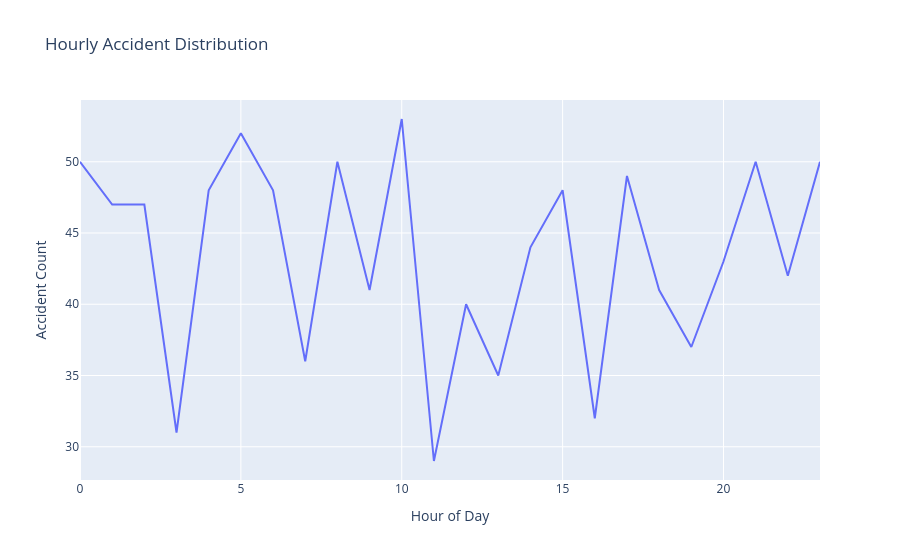

The cell this chart's notebook holds for it:
### Markdown cell above
## Hourly Accident Trend

This analysis shows how accident frequency varies throughout the day.

### Code cell
hourly_counts = df['Hour'].value_counts().sort_index()

fig = px.line(
    x=hourly_counts.index,
    y=hourly_counts.values,
    labels={'x': 'Hour of Day', 'y': 'Accident Count'},
    title='Hourly Accident Distribution'
)

fig.show()

### Figure 1 — Plotly figure (JSON) as saved in the notebook; plotly's stock layout.template omitted (floating-point values rounded to 4 significant figures)
{"data": [{"hovertemplate": "Hour of Day=%{x}<br>Accident Count=%{y}<extra></extra>", "legendgroup": "", "line": {"color": "#636efa", "dash": "solid"}, "marker": {"symbol": "circle"}, "mode": "lines", "name": "", "orientation": "v", "showlegend": false, "type": "scatter", "x": [0, 1, 2, 3, 4, 5, 6, 7, 8, 9, 10, 11, 12, 13, 14, 15, 16, 17, 18, 19, 20, 21, 22, 23], "xaxis": "x", "y": [50, 47, 47, 31, 48, 52, 48, 36, 50, 41, 53, 29, 40, 35, 44, 48, 32, 49, 41, 37, 43, 50, 42, 50], "yaxis": "y"}], "layout": {"legend": {"tracegroupgap": 0}, "title": {"text": "Hourly Accident Distribution"}, "xaxis": {"anchor": "y", "domain": [0, 1], "title": {"text": "Hour of Day"}}, "yaxis": {"anchor": "x", "domain": [0, 1], "title": {"text": "Accident Count"}}}}
